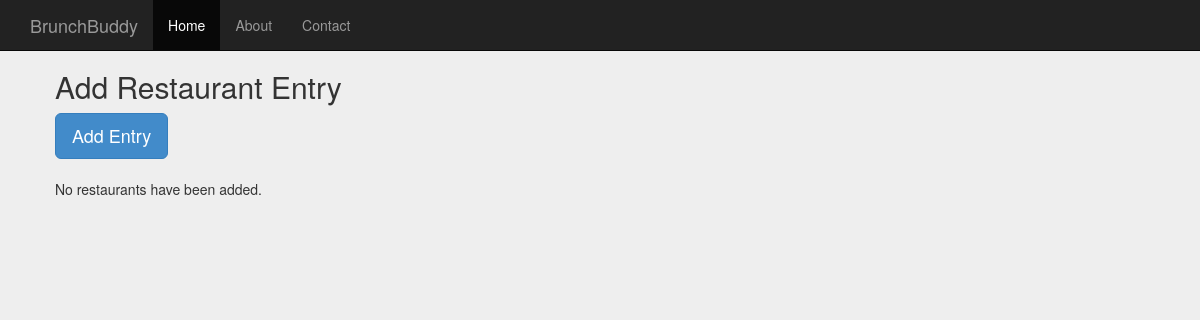
/brunch_app/, run on an earlier commit of the app's database.
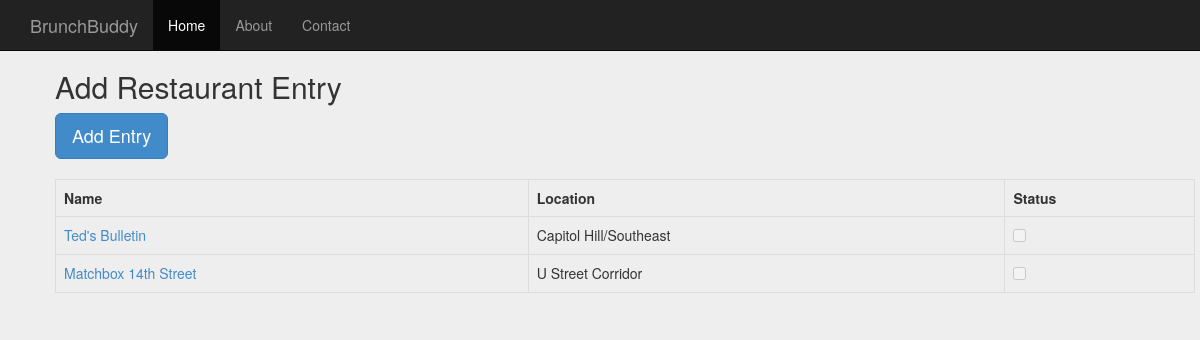
And on a later commit of the database.
### brunch_app/models.py (models this page shows, shortened)
class Restaurant(models.Model):
    name = models.CharField(max_length=50)
    location = models.CharField(max_length=50)	# defaults to a Neighborhood name, falls back on the City name
    status = models.CharField(max_length=50)	# is it 'to-do' or 'done'?
    phone = models.CharField(max_length=20)
    display_phone = models.CharField(max_length=20)
    categories = models.CharField(max_length=200)
    rating = models.IntegerField(null=True)
    review_count = models.IntegerField(null=True)

### brunch_app/views.py (the view)
def index (request):
    bucket_list = Restaurant.objects.order_by('-name')[:20]
    context = {'bucket_list': bucket_list}
    return render(request, 'brunch_app/index.html', context)

### brunch_app/templates/brunch_app/index.html (shortened to what this page needs)
<!DOCTYPE html>
<html lang="en">
  <head>
    {% load staticfiles %}
    <link type="text/css" href="{%static 'bootstrap\dist\css\bootstrap.css' %}" rel="stylesheet">
    <link type="text/css" href="{%static 'bootstrap\dist\css\Add-entry-template.css' %}" rel="stylesheet">
  </head>
    <body>
        <div class="navbar navbar-inverse navbar-fixed-top" role="navigation">
            <div class="container">
                <div class="navbar-header">
                    <a class="navbar-brand" href="/brunch_app/">BrunchBuddy</a>
                </div>
                <div class="collapse navbar-collapse">
                    <ul class="nav navbar-nav">
                        <li class="active"><a href="/brunch_app/">Home</a></li>
                        <li><a href="#about">About</a></li>
                        <li><a href="#contact">Contact</a></li>
                    </ul>
                </div>
            </div>
        </div>
        <div class="container">
            <h2>Add Restaurant Entry</h2>
            <a href="add.html" class="btn btn-lg btn-primary">Add Entry</a>
        </div>
        <br/>
        <div class="container">
            {% if bucket_list %}
                <table class="table table-bordered" class="form-control" id="Restaruant table">
                    <tr>
                        <th>Name</th>
                        <th>Location</th>
                        <th>Status</th>
                    </tr>
                    {% for restaurant in bucket_list %}
                        <tr>
                            <td><a href="{% url 'detail' restaurant.id %}">{{ restaurant.name }}</a></td>
                            <td>{{ restaurant.location }}</td>
                            <td>
                                {% if restaurant.status %}
                                    <input type="checkbox" name="Restaurant Status" class="form-inline" value="True" checked disabled>
                                {% else %}
                                    <input type="checkbox" name="Restaurant Status" class="form-inline" value="True" disabled>
                                {% endif %}
                            </td>
                        </tr>
                    {% endfor %}
                </table>
            {% else %}
                <p>No restaurants have been added.</p>
            {% endif %}
        </div>
    </body>
</html>

What changed in the data, as far as the page shows it:
added Restaurant: name "Ted's Bulletin", location "Capitol Hill/Southeast"
added Restaurant: name "Matchbox 14th Street", location "U Street Corridor"
Also different on the page:
text no longer shown: "No restaurants have been added."
text now shown: "Name Location Status"
